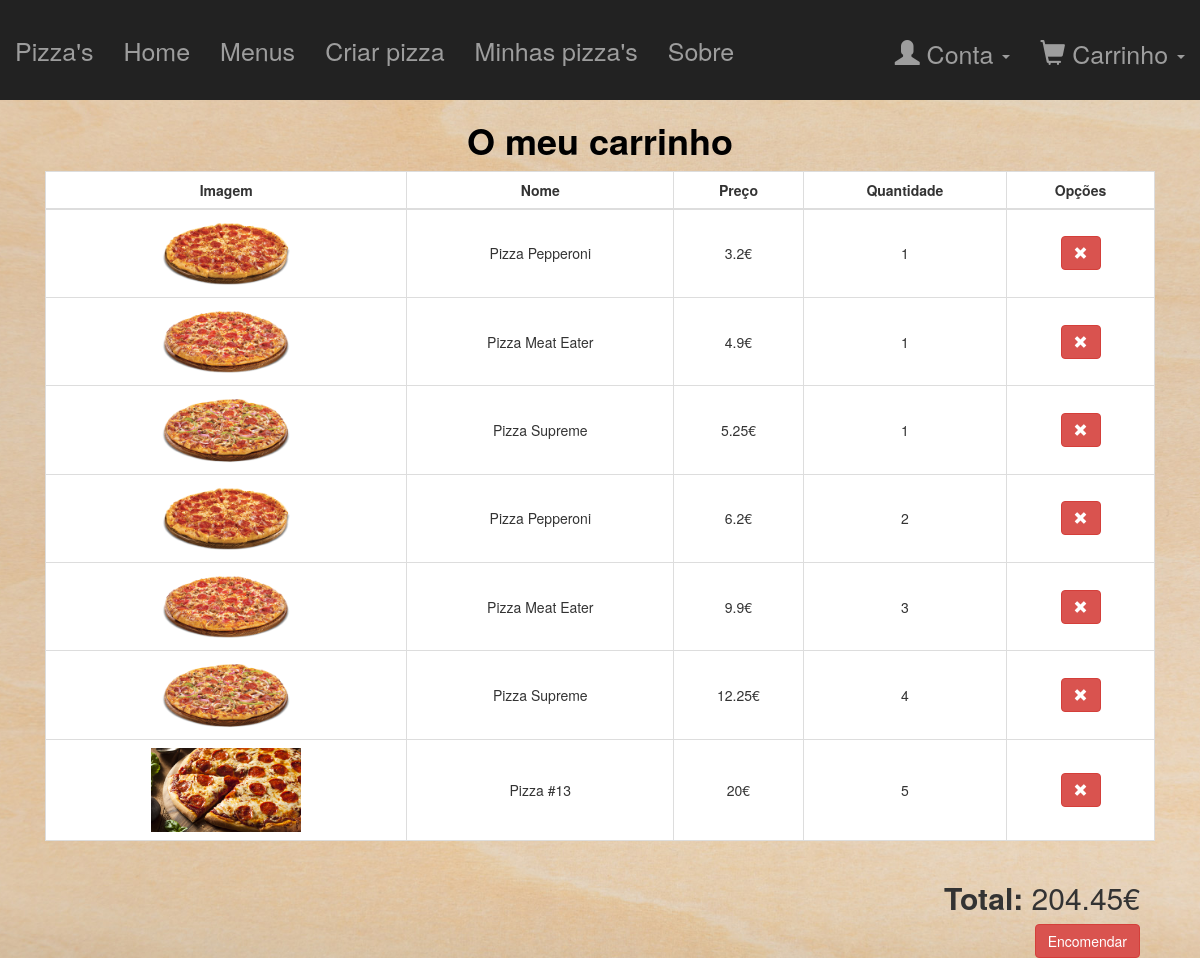
Page /pages/carrinho.php (signed in) on the earlier database version.
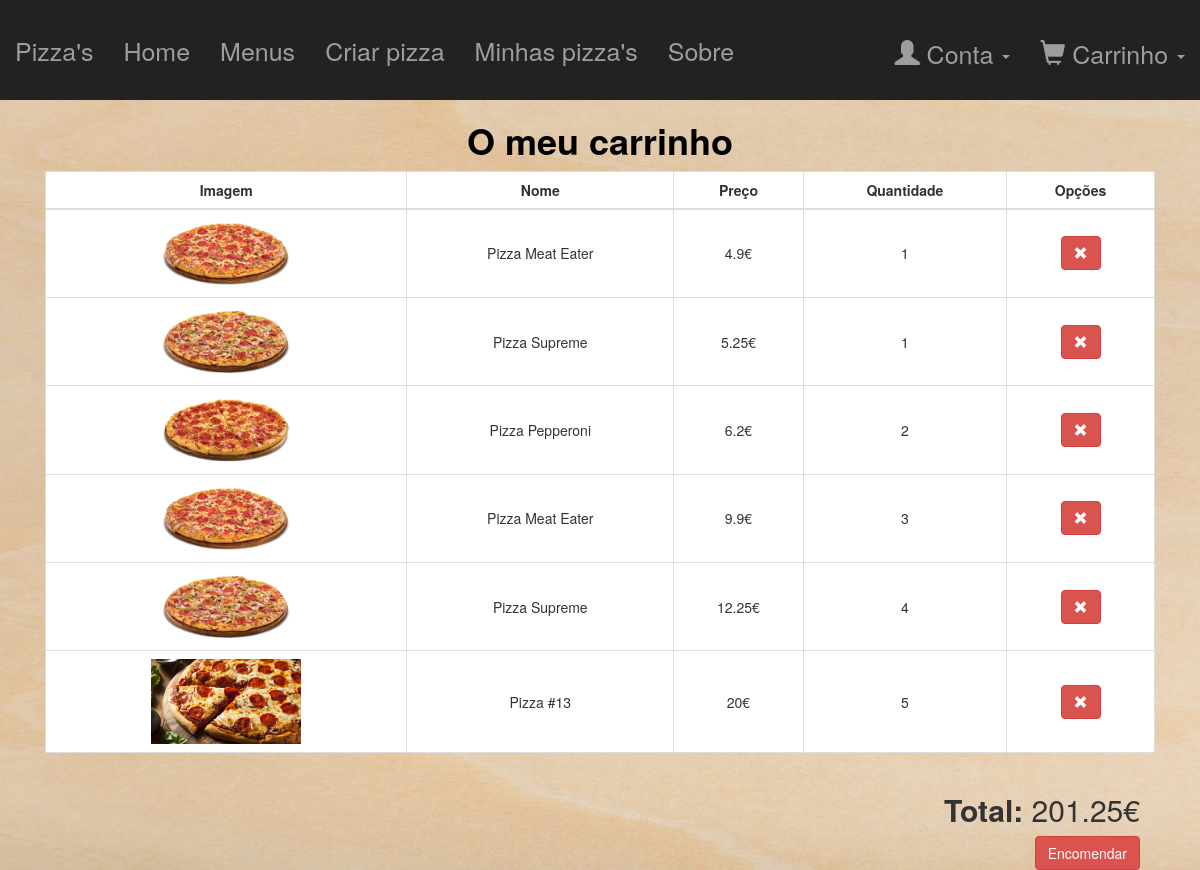
Same page on the later database version.
### tables this page shows
CREATE TABLE IF NOT EXISTS `itemCarrinho` (
  `ID` int(11) NOT NULL COMMENT 'ID',
  `pizzaID` int(11) NOT NULL COMMENT 'ID da pizza nesta linha do carrinho',
  `quantidade` int(11) NOT NULL COMMENT 'Quantidade da pizza desta linha do carrinho',
  `tamanhoID` int(11) NOT NULL COMMENT 'Tamanho da pizza',
  `crostaID` int(11) NOT NULL COMMENT 'Crosta da pizza',
  `molhoID` int(11) NOT NULL COMMENT 'Molho da pizza',
  `extraQueijo` tinyint(1) NOT NULL COMMENT 'Significa se a pizza tem extra queijo ou não (0 - Não | 1 - Sim)',
  `preco` float NOT NULL COMMENT 'Preço da pizza',
  `carrinhoID` int(11) NOT NULL COMMENT 'ID do carrinho ao qual esta linha do carrinho pertence'
);

CREATE TABLE IF NOT EXISTS `pizza` (
  `ID` int(11) NOT NULL COMMENT 'ID da pizza',
  `nome` varchar(100) NOT NULL COMMENT 'Nome da pizza',
  `imagem` varchar(535) NOT NULL COMMENT 'Caminho da imagem da pizza',
  `pizzaPredefinida` tinyint(1) NOT NULL COMMENT 'Significa se a pizza é predefinida (criada por funcionário) (0 - Não | 1 - Sim)',
  `pizzaPersonalizada` tinyint(1) NOT NULL COMMENT 'Significa se a pizza é personalizada (criada por um cliente) (0 - Não | 1 - Sim)',
  `pessoaID` int(11) DEFAULT NULL COMMENT 'ID da pessoa que criou a pizza personalizada (NULL se a pizza é predefinida criada por um funcionário)'
);

### pages/carrinho.php (the view, shortened to what this page needs)
<?php
    require_once('../php/bd.php');
?>
<?php
    require_once './partials/header2.php';
    $sql = 'SELECT ID FROM carrinho WHERE pessoaID="'.$_SESSION['pessoaLogada']['ID'].'";';
    $result = $PDO->query($sql);
    $carrinho = $result->fetch();
    $sql = 'SELECT itemCarrinho.ID, pizza.nome, pizza.imagem, itemCarrinho.quantidade, itemCarrinho.preco, ROUND(itemCarrinho.quantidade*itemCarrinho.preco, 2) TotalPorPizza FROM itemCarrinho INNER JOIN pizza ON pizza.ID=itemCarrinho.pizzaID WHERE itemCarrinho.carrinhoID="'.$carrinho['ID'].'";';
    $result = $PDO->query($sql);
    $itemsCarrinho = $result->fetchAll();
?>
<div class="container marTop">
    <div class="col-md-12">
        <h1 class="text-center"><b>O meu carrinho</b></h1>
        <table class="table table-bordered table-hover tabelaMinhasPizzas" style="background-color: white;">
            <thead>
            <tr>
                <th class="text-center">Imagem</th>
                <th class="text-center">Nome</th>
                <th class="text-center">Preço</th>
                <th class="text-center">Quantidade</th>
                <th class="text-center">Opções</th>
            </tr>
            </thead>
            <tbody>
                <?php if(empty($itemsCarrinho) && isset($_SESSION['pessoaLogada'])){ ?>
                    <br><br><br><br>
                    <h2 class="text-center">Carrinho Vazio</h2>
                <?php }else{
                    $totalCarrinho=0;
                    foreach($itemsCarrinho as $itemCarrinho){
                        $totalCarrinho+=$itemCarrinho['TotalPorPizza'];
                    ?>
                    <tr class="text-center">
                        <td>
                            <img src="<?=$itemCarrinho['imagem']?>" width="150" height="auto" alt="<?=$itemCarrinho['nome']?>"/>
                        </td>
                        <td><?=$itemCarrinho['nome']?></td>
                        <td><?=$itemCarrinho['preco']?>€</td>
                        <td><?=$itemCarrinho['quantidade']?></td>
                        <td>
                            <a href="../php/removerItemCarrinho.php?id=<?=$itemCarrinho['ID']?>" class="btn btn-danger">
                                <span class="glyphicon glyphicon glyphicon-remove" aria-hidden="true"></span>
                            </a>
                        </td>
                    </tr>
                <?php } } ?>
            </tbody>
        </table>
        <div class="col-md-12 text-right">
            <h2><b>Total: </b><?=$totalCarrinho?>€</h2>
        </div>
        <div class="col-md-12 text-right">
            <a href="../php/encomendarCarrinhoBD.php" class="btn btn-danger">Encomendar</a>
        </div>
    </div>
</div>

Differences in the rows shown:
removed itemcarrinho: pizzaID.imagem (picture), pizzaID.nome "Pizza Pepperoni", preco "3.2", quantidade "1"
Other differences:
$totalCarrinho: "204.45" → "201.25"
